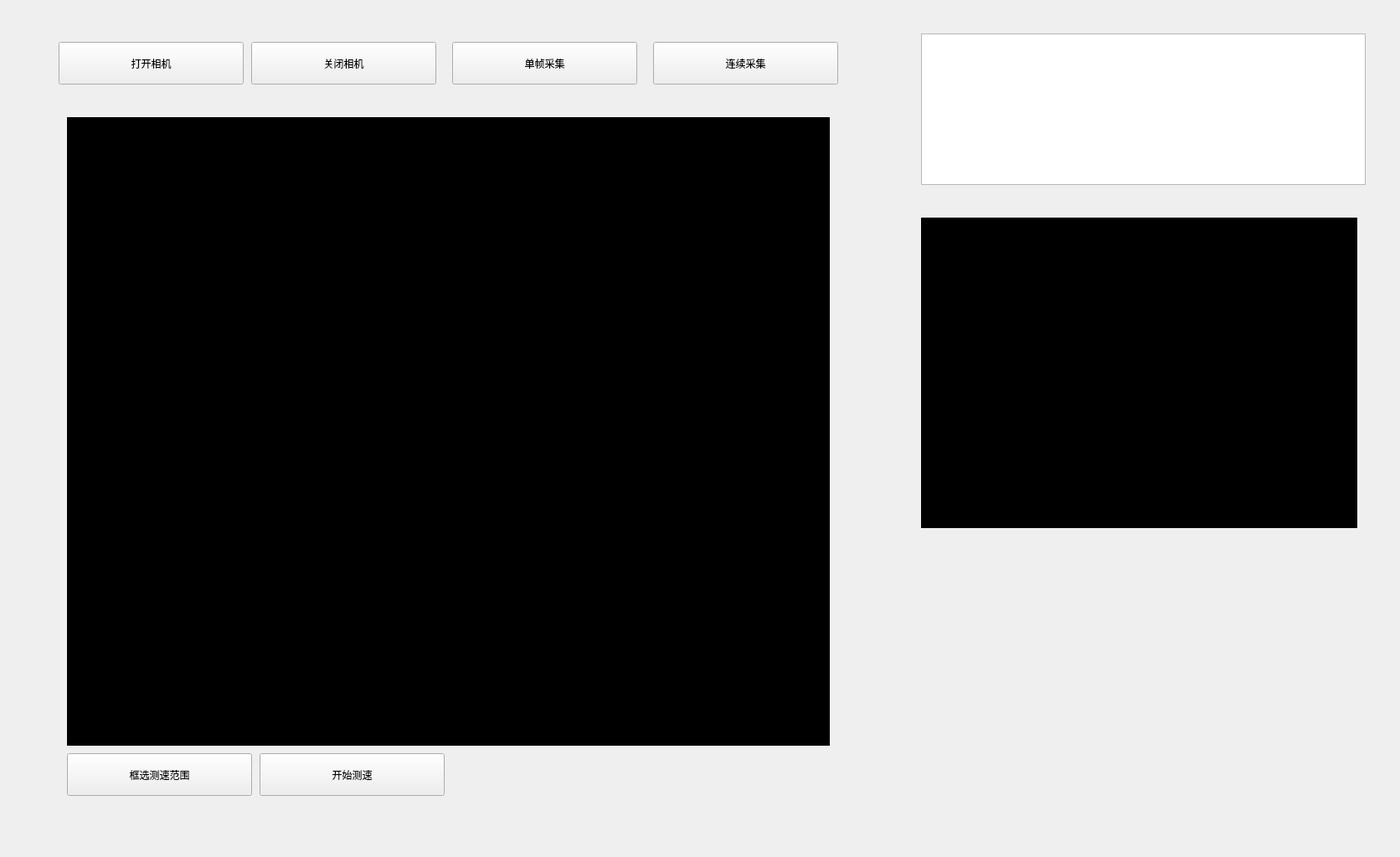
<?xml version="1.0" encoding="UTF-8"?>
<ui version="4.0">
 <class>Form</class>
 <widget class="QWidget" name="Form">
  <property name="enabled">
   <bool>true</bool>
  </property>
  <property name="geometry">
   <rect>
    <x>0</x>
    <y>0</y>
    <width>1672</width>
    <height>1024</height>
   </rect>
  </property>
  <property name="windowTitle">
   <string>熔渣测速</string>
  </property>
  <widget class="QPushButton" name="OpenCam">
   <property name="geometry">
    <rect>
     <x>70</x>
     <y>50</y>
     <width>221</width>
     <height>51</height>
    </rect>
   </property>
   <property name="text">
    <string>打开相机</string>
   </property>
  </widget>
  <widget class="QPushButton" name="CloseCam">
   <property name="geometry">
    <rect>
     <x>300</x>
     <y>50</y>
     <width>221</width>
     <height>51</height>
    </rect>
   </property>
   <property name="text">
    <string>关闭相机</string>
   </property>
  </widget>
  <widget class="QTextBrowser" name="Info">
   <property name="enabled">
    <bool>true</bool>
   </property>
   <property name="geometry">
    <rect>
     <x>1100</x>
     <y>40</y>
     <width>531</width>
     <height>181</height>
    </rect>
   </property>
   <property name="font">
    <font>
     <pointsize>11</pointsize>
    </font>
   </property>
  </widget>
  <widget class="QPushButton" name="single">
   <property name="geometry">
    <rect>
     <x>540</x>
     <y>50</y>
     <width>221</width>
     <height>51</height>
    </rect>
   </property>
   <property name="text">
    <string>单帧采集</string>
   </property>
  </widget>
  <widget class="QPushButton" name="continuous">
   <property name="geometry">
    <rect>
     <x>780</x>
     <y>50</y>
     <width>221</width>
     <height>51</height>
    </rect>
   </property>
   <property name="text">
    <string>连续采集</string>
   </property>
  </widget>
  <widget class="QLabel" name="Cam">
   <property name="geometry">
    <rect>
     <x>80</x>
     <y>140</y>
     <width>911</width>
     <height>751</height>
    </rect>
   </property>
   <property name="styleSheet">
    <string notr="true">background-color: rgb(0, 0, 0);</string>
   </property>
   <property name="text">
    <string/>
   </property>
  </widget>
  <widget class="QPushButton" name="choose_roi">
   <property name="geometry">
    <rect>
     <x>80</x>
     <y>900</y>
     <width>221</width>
     <height>51</height>
    </rect>
   </property>
   <property name="text">
    <string>框选测速范围</string>
   </property>
  </widget>
  <widget class="QLabel" name="Cam_ROI">
   <property name="geometry">
    <rect>
     <x>1100</x>
     <y>260</y>
     <width>521</width>
     <height>371</height>
    </rect>
   </property>
   <property name="styleSheet">
    <string notr="true">background-color: rgb(0, 0, 0);</string>
   </property>
   <property name="text">
    <string/>
   </property>
  </widget>
  <widget class="QPushButton" name="start">
   <property name="geometry">
    <rect>
     <x>310</x>
     <y>900</y>
     <width>221</width>
     <height>51</height>
    </rect>
   </property>
   <property name="text">
    <string>开始测速</string>
   </property>
  </widget>
 </widget>
 <resources/>
 <connections/>
</ui>
